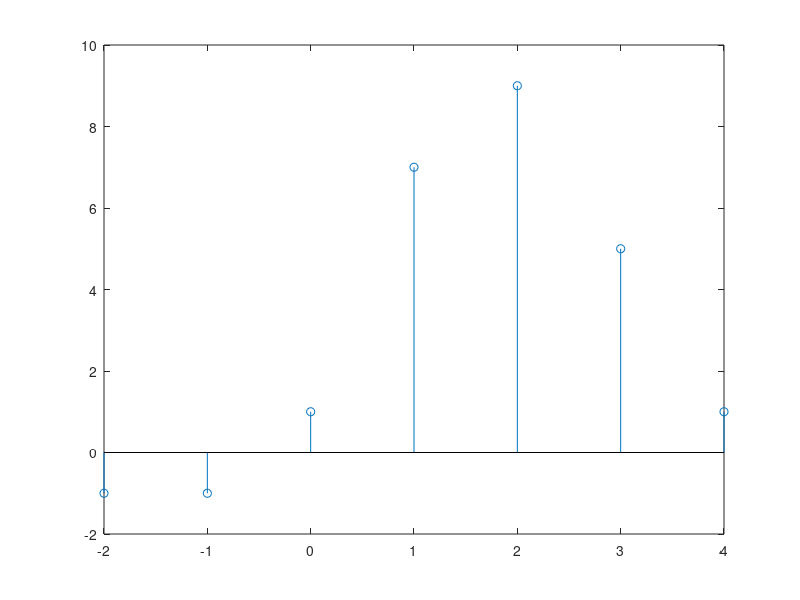

Write MATLAB code to recreate this figure.
%©ALRAAAFI (ID-22111128:JSTUCSE4th)
clc;
clear all;
close all;

x = [1,2,3,1]; % p =1 ; singnal
n = [ 0, 1, 2, 3 ];

H = [1,2,1,-1];
M = [-1,0,1,2];

h = fliplr(H);
m = -fliplr(M);


stat = min( min(n), min(m) );
last = stat + length(x) + length(h) - 2;

N = stat:1:last;
SM = zeros( 1, length(N) ); %this is convolution Sum

Y = zeros(length(x), length(h));

for i=1: length(h)
    Y(:, i) = x*h(i);
end



for i=1: length(x)
    for j=1: length(h)
        s = i+j-1;
        SM(s) = SM(s)+Y(i,j);
    end
end


stem( N, SM );

fprintf("CONVOLUTION SUM IS:\n");
disp(SM);
[val,Z] = xcorr(x,H);
disp(val)
%build in fn: conv(x,h)